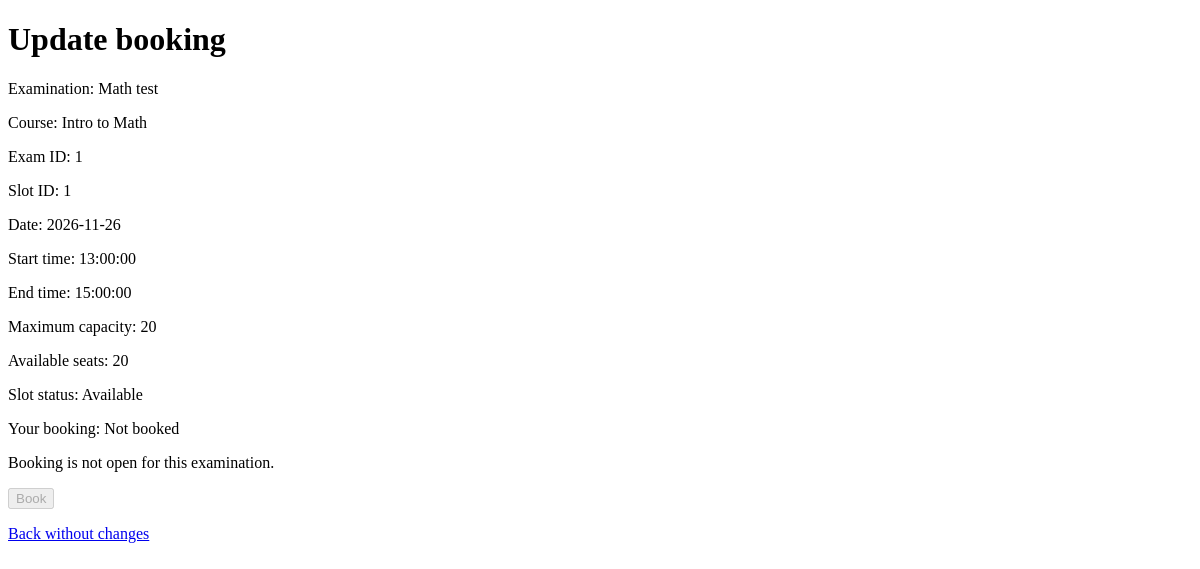
Before: /student/slots/1/booking (signed in) with the older database file.
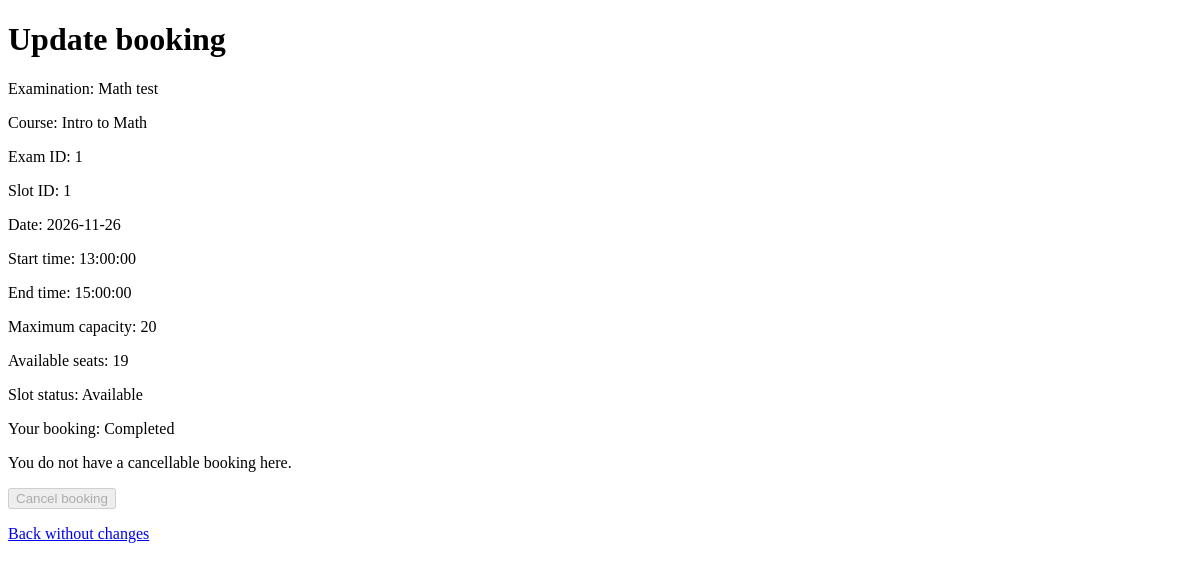
After: the same page with the newer database file.
### tables this page shows
CREATE TABLE booking (
                booking_id INTEGER PRIMARY KEY,

                student_id INTEGER NOT NULL
                    REFERENCES student(student_id),

                slot_id INTEGER NOT NULL
                    REFERENCES examination_slot(slot_id),

                booking_date TEXT NOT NULL
                    CHECK (
                        length(booking_date) = 10
                        AND date(booking_date, '+0 days') IS booking_date
                    ),

                status TEXT NOT NULL
                    CHECK (status IN ('Booked', 'Cancelled', 'Completed'))
            );

### app.py (the view, shortened to what this page needs)
@app.route(
    "/student/slots/<int:slot_id>/booking",
    methods=["GET", "POST"]
)
@require_role("Student")
def student_update_booking(slot_id):
    error = None
    if "booking_csrf" not in session:
        session["booking_csrf"] = secrets.token_urlsafe(32)
    if request.method == "POST":
        token = request.form.get("csrf_token", "")
        if not secrets.compare_digest(token, session["booking_csrf"]):
            abort(400, "Form expired. Reload the page and try again.")
    with closing(sqlite3.connect(database_path)) as database:
        database.execute("PRAGMA foreign_keys = ON")
        database.row_factory = sqlite3.Row
        if request.method == "POST":
            database.execute("BEGIN IMMEDIATE")
        student = database.execute(
            "SELECT student_id FROM student WHERE user_id = ?",
            (g.user["user_id"],)
        ).fetchone()
        if student is None:
            abort(403)
        student_id = student["student_id"]
        slot = database.execute(
            """
            SELECT
                s.*,
                e.exam_name,
                e.status AS exam_status,
                e.slot_booking_start_date,
                e.slot_booking_end_date,
                c.course_name,
                c.status AS course_status,
                ep.status AS examiner_status,
                u.role AS examiner_role
            FROM examination_slot s
            JOIN examination e ON e.exam_id = s.exam_id
            JOIN course c ON c.course_id = e.course_id
            LEFT JOIN examiner_profile ep
                ON ep.examiner_id = s.examiner_id
            LEFT JOIN users u ON u.user_id = ep.user_id
            WHERE s.slot_id = ?
            """,
            (slot_id,)
        ).fetchone()
        if slot is None:
            abort(404)
        booking = database.execute(
            """
            SELECT * FROM booking
            WHERE student_id = ? AND slot_id = ?
              AND status IN ('Booked', 'Completed')
            ORDER BY booking_id DESC
            LIMIT 1
            """,
            (student_id, slot_id)
        ).fetchone()
        occupied = database.execute(
            """
            SELECT COUNT(*) FROM booking
            WHERE slot_id = ?
              AND status IN ('Booked', 'Completed')
            """,
            (slot_id,)
        ).fetchone()[0]
        remaining = max(0, slot["max_student_capacity"] - occupied)
        now = datetime.now()
        today = now.date().isoformat()
        starts_at = datetime.fromisoformat(
            slot["slot_date"] + "T" + slot["start_time"]
        )
        booking_start = slot["slot_booking_start_date"]
        booking_end = slot["slot_booking_end_date"]
        duplicate = database.execute(
            """
            SELECT b.booking_id
            FROM booking b
            JOIN examination_slot s ON s.slot_id = b.slot_id
            WHERE b.student_id = ? AND s.exam_id = ?
              AND b.status IN ('Booked', 'Completed')
            LIMIT 1
            """,
            (student_id, slot["exam_id"])
        ).fetchone()
        book_problem = None
        if duplicate is not None:
            book_problem = "You already have a booking for this examination."
        elif slot["course_status"] != "Active":
            book_problem = "This course is inactive."
        elif slot["exam_status"] != "Booking Open":
            book_problem = "Booking is not open for this examination."
        elif not booking_start or not booking_end:
            book_problem = "The booking period has not been configured."
        elif not booking_start <= today <= booking_end:
            book_problem = "This examination is outside its booking period."
        elif starts_at <= now:
            book_problem = "This slot has already started."
        elif (
            slot["examiner_id"] is None
            or slot["examiner_status"] != "Approved"
            or slot["examiner_role"] != "Examiner"
        ):
            book_problem = "An approved examiner must be assigned first."
        elif slot["status"] != "Available" or remaining == 0:
            book_problem = "This slot is not available for booking."
        cancel_problem = None
        if booking is None or booking["status"] != "Booked":
            cancel_problem = "You do not have a cancellable booking here."
        elif not booking_end:
            cancel_problem = "The cancellation deadline is not configured."
        elif today > booking_end:
            cancel_problem = "The cancellation deadline has passed."
        elif starts_at <= now:
            cancel_problem = "This slot has already started."
    return render_template(
        "student_update_booking.html",
        slot=slot,
        booking=booking,
        remaining=remaining,
        book_problem=book_problem,
        cancel_problem=cancel_problem,
        error=error,
        csrf_token=session["booking_csrf"]
    )

### app.py (called while the page is built, shortened)
def account_is_enabled(database, user):
    if user["role"] == "Admin":
        return True
    if user["role"] == "Student":
        profile = database.execute(
            "SELECT status FROM student WHERE user_id = ?",
            (user["user_id"],)
        ).fetchone()
        return profile is not None and profile["status"] == "Active"

@app.before_request
def load_logged_in_user():
    g.user = None
    user_id = session.get("user_id")
    if user_id is None:
        return
    with closing(sqlite3.connect(database_path)) as database:
        database.row_factory = sqlite3.Row
        user = database.execute(
            "SELECT * FROM users WHERE user_id = ?",
            (user_id,)
        ).fetchone()
        if user is None or not account_is_enabled(database, user):
            session.clear()
            return
        g.user = user

### templates/student_update_booking.html (shortened to what this page needs)
<!doctype html>
<html lang="en">
<head>
</head>
<body>
    <h1>Update booking</h1>
    <p>Examination: {{ slot['exam_name'] }}</p>
    <p>Course: {{ slot['course_name'] }}</p>
    <p>Exam ID: {{ slot['exam_id'] }}</p>
    <p>Slot ID: {{ slot['slot_id'] }}</p>
    <p>Date: {{ slot['slot_date'] }}</p>
    <p>Start time: {{ slot['start_time'] }}</p>
    <p>End time: {{ slot['end_time'] }}</p>
    <p>Maximum capacity: {{ slot['max_student_capacity'] }}</p>
    <p>Available seats: {{ remaining }}</p>
    <p>Slot status: {{ slot['status'] }}</p>
    <p>
        Your booking:
        {% if booking %}
            {{ booking['status'] }}
        {% else %}
            Not booked
        {% endif %}
    </p>
    <form method="post">
        {% if booking %}
            {% if cancel_problem %}
                <p>{{ cancel_problem }}</p>
            {% endif %}
            <button
                type="submit"
                name="action"
                value="cancel_booking"
                {% if cancel_problem %}disabled{% endif %}
            >
                Cancel booking
            </button>
        {% else %}
            {% if book_problem %}
                <p>{{ book_problem }}</p>
            {% endif %}
            <button
                type="submit"
                name="action"
                value="book"
                {% if book_problem %}disabled{% endif %}
            >
                Book
            </button>
        {% endif %}
    </form>
    <p>
        <a href="{{ url_for('student_dashboard') }}">
            Back without changes
        </a>
    </p>
</body>
</html>

Changed rows visible on the page:
added booking: status "Completed"
Other visible differences:
{{ remaining }}: "20" → "19"
{{ cancel_problem }}: (not shown) → "You do not have a cancellable booking here."
{{ book_problem }}: "Booking is not open for this examination." → (not shown)
text no longer shown: "Not booked Book"
text now shown: "Cancel booking"
